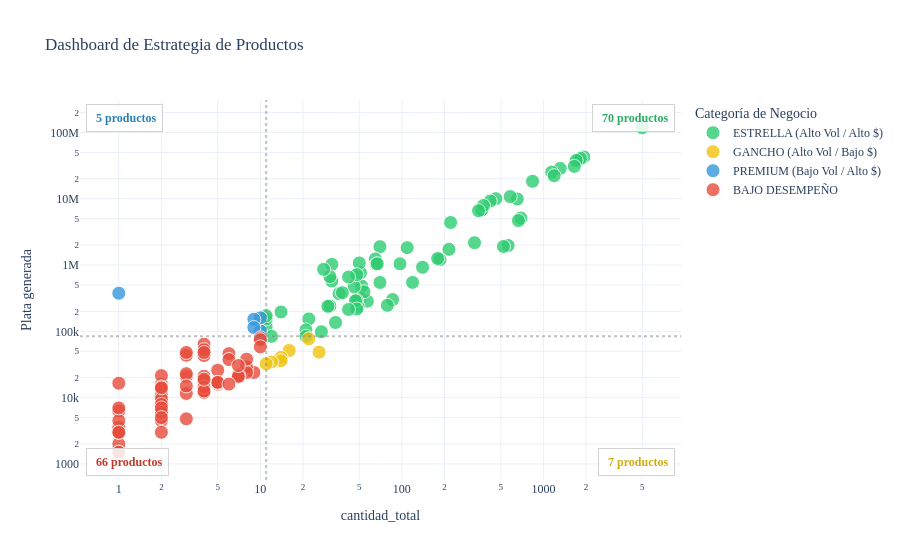

Source (notebook cell):
### Code cell
# Definimos los puntos de corte
corte_x = info_productos["cantidad_total"].median()
corte_y = info_productos["Plata generada"].median()

# Función para asignar el color/categoría
def clasificar(row):
    if row["cantidad_total"] >= corte_x and row["Plata generada"] >= corte_y:
        return "ESTRELLA (Alto Vol / Alto $)"
    elif row["cantidad_total"] < corte_x and row["Plata generada"] >= corte_y:
        return "PREMIUM (Bajo Vol / Alto $)"
    elif row["cantidad_total"] >= corte_x and row["Plata generada"] < corte_y:
        return "GANCHO (Alto Vol / Bajo $)"
    else:
        return "BAJO DESEMPEÑO"

# Aplicamos la lógica al DataFrame
info_productos["Categoria_Matriz"] = info_productos.apply(clasificar, axis=1)

# ── Conteo por cuadrante ──────────────────────────────────────────────────────
conteos = info_productos["Categoria_Matriz"].value_counts()
n_estrella = conteos.get("ESTRELLA (Alto Vol / Alto $)", 0)
n_premium  = conteos.get("PREMIUM (Bajo Vol / Alto $)", 0)
n_gancho   = conteos.get("GANCHO (Alto Vol / Bajo $)", 0)
n_bajo     = conteos.get("BAJO DESEMPEÑO", 0)

import plotly.express as px

fig = px.scatter(
    info_productos.reset_index(), 
    x="cantidad_total", 
    y="Plata generada",
    color="Categoria_Matriz",
    color_discrete_map={
        "ESTRELLA (Alto Vol / Alto $)": "#2ecc71",
        "PREMIUM (Bajo Vol / Alto $)": "#3498db",
        "GANCHO (Alto Vol / Bajo $)": "#f1c40f",
        "BAJO DESEMPEÑO": "#e74c3c"
    },
    hover_name="Nombre",
    log_x=True, 
    log_y=True,
    hover_data=["precio_promedio", "transacciones"],
    title="Dashboard de Estrategia de Productos",
    template="plotly_white"
)

fig.update_traces(marker=dict(size=14, opacity=0.8, line=dict(width=1, color='white')))
fig.add_vline(x=corte_x, line_dash="dot", line_color="gray", opacity=0.5)
fig.add_hline(y=corte_y, line_dash="dot", line_color="gray", opacity=0.5)

# ── Anotaciones en las 4 esquinas ─────────────────────────────────────────────
anotaciones = [
    dict(x=0.99, y=0.99, text=f"<b> {n_estrella} productos</b>",
         font=dict(color="#27ae60", size=12),
         xanchor="right", yanchor="top"),
    dict(x=0.01, y=0.99, text=f"<b> {n_premium} productos</b>",
         font=dict(color="#2980b9", size=12),
         xanchor="left", yanchor="top"),
    dict(x=0.99, y=0.01, text=f"<b> {n_gancho} productos</b>",
         font=dict(color="#d4ac0d", size=12),
         xanchor="right", yanchor="bottom"),
    dict(x=0.01, y=0.01, text=f"<b> {n_bajo} productos</b>",
         font=dict(color="#c0392b", size=12),
         xanchor="left", yanchor="bottom"),
]

for a in anotaciones:
    fig.add_annotation(
        x=a["x"], y=a["y"],
        text=a["text"],
        showarrow=False,
        font=a["font"],
        xref="paper", yref="paper",
        bgcolor="rgba(255,255,255,0.85)",
        bordercolor="lightgray",
        borderwidth=1,
        borderpad=6,
        xanchor=a["xanchor"],
        yanchor=a["yanchor"],
    )

fig.update_layout(
    legend_title_text='Categoría de Negocio',
    font=dict(family="Verdana", size=12)
)

fig.show()

### Figure 1 — Plotly figure (JSON) as saved in the notebook; plotly's stock layout.template omitted (floating-point values rounded to 4 significant figures; data arrays with more than 128 entries replaced by an {"elided": "..."} marker saying what was removed)
{"data": [{"customdata": {"elided": "70x2 float values"}, "hovertemplate": "<b>%{hovertext}</b><br><br>Categoria_Matriz=ESTRELLA (Alto Vol / Alto $)<br>cantidad_total=%{x}<br>Plata generada=%{y}<br>precio_promedio=%{customdata[0]}<br>transacciones=%{customdata[1]}<extra></extra>", "hovertext": ["Arma tu plato", "Bowl pollo tostada", "Bowl pasta buona", "Ensalada chefsito", "Bowl lomo alto", "Sándwich romano", "Bowl colombianito", "Ensalada pollo miel mostaza", "Sándwich criollo", "Ensalada pollo pesto", "Sándwich o pockets", "Hatsu amarillo", "Hatsu azul", "Sándwich felix carne", "Agua con gas cristal", "Ensalada italianísima", "Agua sin gas cristal", "Ensalada kale cesar", "Sándwich becha", "Sándwich felix pollo", "Pavoneta", "Mexi", "Soda lucy pink", "Sopa de tomate", "Parfait frutos rojos", "Soda hatsu verde lata", "Hatsu lila 400 ml", "Soda hatsu rosada lata", "Americano", "Wake up & go", "Bagels", "Pollo", "Toscana", "Rustico", "Green heaven", "Bananabread tradicional chips", "Agua sin gas", "Waffle de yuca", "Parfait vivir", "Berry bliss pancakes", "Hatsu blanco", "Milo", "Ensalada master", "Parfait frutos amarillos", "Smoothie pink power", "Pastel de pollo", "Latte", "Pancakes choco-banana delight", "Capuchino", "Palito de queso", "Parfait frutos amarillo", "Napoli", "Huevos", "Tropical boost", "Carne desmechada", "Sándwich verde", "Combo sopa de tomate", "Ensalada ligera", "Aguacate", "Bananabread tradicional frutos", "Galletas chips de chocolate", "Sopa de tomate combo", "Hatsu negro", "Chocolate caliente", "Shot de naranja", "Barras smuh", "Smoothie chocolate dream", "Hatsu fucsia", "Cholas", "Acai"], "legendgroup": "ESTRELLA (Alto Vol / Alto $)", "marker": {"color": "#2ecc71", "line": {"color": "white", "width": 1}, "opacity": 0.8, "size": 14, "symbol": "circle"}, "mode": "markers", "name": "ESTRELLA (Alto Vol / Alto $)", "orientation": "v", "showlegend": true, "type": "scatter", "x": [4989.0, 1930.0, 1788.0, 1833.0, 1705.0, 1654.0, 1315.0, 1145.0, 1192.0, 838.0, 654.0, 693.0, 666.0, 583.0, 563.0, 461.0, 522.0, 421.0, 368.0, 367.0, 377.0, 348.0, 326.0, 221.0, 215.0, 186.0, 179.0, 140.0, 119.0, 97.0, 109.0, 86.0, 70.0, 65.0, 66.0, 70.0, 79.0, 67.0, 52.0, 51.0, 51.0, 57.0, 50.0, 54.0, 46.0, 49.0, 48.0, 48.0, 47.0, 48.0, 36.0, 42.0, 42.0, 38.0, 34.0, 32.0, 32.0, 31.0, 27.0, 31.0, 30.0, 28.0, 22.0, 21.0, 21.0, 14.0, 11.0, 12.0, 11.0, 11.0], "xaxis": "x", "y": [117900000.0, 42810000.0, 39240000.0, 40710000.0, 37870000.0, 30790000.0, 28700000.0, 25250000.0, 22310000.0, 18350000.0, 9927000.0, 5128000.0, 4689000.0, 10780000.0, 1974000.0, 10040000.0, 1908000.0, 9232000.0, 6839000.0, 6815000.0, 7908000.0, 6613000.0, 2173000.0, 4388000.0, 1725000.0, 1209000.0, 1256000.0, 924800.0, 547200.0, 1044000.0, 1830000.0, 301500.0, 1896000.0, 1238000.0, 1030000.0, 546300.0, 246500.0, 1046000.0, 483000.0, 765000.0, 316000.0, 285000.0, 1076000.0, 395000.0, 470500.0, 238000.0, 291000.0, 715700.0, 289500.0, 217000.0, 370000.0, 660000.0, 214000.0, 383000.0, 136000.0, 574700.0, 1024000.0, 668500.0, 98500.0, 240900.0, 238500.0, 861600.0, 154000.0, 105000.0, 84000.0, 196000.0, 116000.0, 84000.0, 154000.0, 172000.0], "yaxis": "y"}, {"customdata": [[1867.0, 25.0], [3500.0, 19.0], [3219.0, 16.0], [2893.0, 13.0], [2571.0, 13.0], [2875.0, 11.0], [2955.0, 10.0]], "hovertemplate": "<b>%{hovertext}</b><br><br>Categoria_Matriz=GANCHO (Alto Vol / Bajo $)<br>cantidad_total=%{x}<br>Plata generada=%{y}<br>precio_promedio=%{customdata[0]}<br>transacciones=%{customdata[1]}<extra></extra>", "hovertext": ["Vinagreta pesto", "Hatsu caja", "Plátano maduro", "Cebolla caramelizada", "Adición leche de almendras", "Galletas parmesano", "Camote"], "legendgroup": "GANCHO (Alto Vol / Bajo $)", "marker": {"color": "#f1c40f", "line": {"color": "white", "width": 1}, "opacity": 0.8, "size": 14, "symbol": "circle"}, "mode": "markers", "name": "GANCHO (Alto Vol / Bajo $)", "orientation": "v", "showlegend": true, "type": "scatter", "x": [26.0, 22.0, 16.0, 14.0, 14.0, 12.0, 11.0], "xaxis": "x", "y": [48550.0, 77000.0, 51500.0, 40500.0, 36000.0, 34500.0, 32500.0], "yaxis": "y"}, {"customdata": [[10200.0, 10.0], [16000.0, 10.0], [16890.0, 9.0], [12670.0, 9.0], [376000.0, 1.0]], "hovertemplate": "<b>%{hovertext}</b><br><br>Categoria_Matriz=PREMIUM (Bajo Vol / Alto $)<br>cantidad_total=%{x}<br>Plata generada=%{y}<br>precio_promedio=%{customdata[0]}<br>transacciones=%{customdata[1]}<extra></extra>", "hovertext": ["Nutty banana bliss", "Classic charm", "Sándwich indio", "Pancakes frutos rojos", "Mensualidades"], "legendgroup": "PREMIUM (Bajo Vol / Alto $)", "marker": {"color": "#3498db", "line": {"color": "white", "width": 1}, "opacity": 0.8, "size": 14, "symbol": "circle"}, "mode": "markers", "name": "PREMIUM (Bajo Vol / Alto $)", "orientation": "v", "showlegend": true, "type": "scatter", "x": [10.0, 10.0, 9.0, 9.0, 1.0], "xaxis": "x", "y": [102000.0, 160000.0, 152000.0, 114000.0, 376000.0], "yaxis": "y"}, {"customdata": {"elided": "66x2 float values"}, "hovertemplate": "<b>%{hovertext}</b><br><br>Categoria_Matriz=BAJO DESEMPEÑO<br>cantidad_total=%{x}<br>Plata generada=%{y}<br>precio_promedio=%{customdata[0]}<br>transacciones=%{customdata[1]}<extra></extra>", "hovertext": ["Jugo verde", "Smoothie fresa banano", "Champiñones", "Queso mozarella", "Tomate cherry", "Jamón de pavo", "Leche de almendras", "Frijol negro", "Coca cola zero", "Brócoli", "Smoothie reactívate con vivo", "Soda hatsu rosada", "Nachos", "Carne pecho", "Pasta fusili", "Tocineta", "Arroz", "Queso campesino", "Berry bliss", "Pancakes chocolate", "Coca cola", "Tostadas francesas fit", "Aromática", "Pastel de carne", "Hatsu en caja", "Adición leche de coco", "Tostadas francesas clasica", "Smoothie se vivo", "Sweet crave pancakes", "Falafel", "Sriracha mayo", "Quinoa", "Pastel ranchero", "Vinagreta miel mostaza", "Choco-banana delight", "Crutones (pan tajado", "Espresso", "Tomate chonto", "Torta de zanahoria y nueces", "Vinagreta cesar", "Agua hatsu botella", "Bananabread almond", "Soda hatsu amarilla lata", "Estacion de cafe sencilla 20 cafes y 10 aromaticas", "Quiche de pollo", "Pastel criollo", "Mini banana bread", "Peanut butter", "Palito de jamon", "Lechuga romana", "Miel", "Hatsu verde", "Queso parmesano", "Leche de coco", "Queso loncha", "Bagel con huevo", "Salsa napolitana", "Maíz dulce", "Smoothie banano nuez", "Pastel hawaiano", "Hatsu rojo", "Parmesano", "Mozzarella", "Vinagreta vivo", "Palito de bocadillo", "Maní"], "legendgroup": "BAJO DESEMPEÑO", "marker": {"color": "#e74c3c", "line": {"color": "white", "width": 1}, "opacity": 0.8, "size": 14, "symbol": "circle"}, "mode": "markers", "name": "BAJO DESEMPEÑO", "orientation": "v", "showlegend": true, "type": "scatter", "x": [10.0, 10.0, 9.0, 8.0, 8.0, 8.0, 7.0, 7.0, 10.0, 7.0, 6.0, 6.0, 5.0, 5.0, 5.0, 5.0, 5.0, 4.0, 4.0, 4.0, 4.0, 4.0, 4.0, 4.0, 4.0, 6.0, 4.0, 3.0, 3.0, 3.0, 3.0, 4.0, 4.0, 3.0, 3.0, 2.0, 7.0, 2.0, 2.0, 2.0, 2.0, 2.0, 2.0, 2.0, 2.0, 2.0, 2.0, 2.0, 2.0, 2.0, 2.0, 2.0, 1.0, 1.0, 2.0, 1.0, 1.0, 1.0, 1.0, 1.0, 1.0, 1.0, 1.0, 1.0, 3.0, 2.0], "xaxis": "x", "y": [80000.0, 74900.0, 24000.0, 29000.0, 24000.0, 38000.0, 22000.0, 20500.0, 58320.0, 21000.0, 46100.0, 37500.0, 15930.0, 25850.0, 16710.0, 17000.0, 17000.0, 12500.0, 64000.0, 43200.0, 21000.0, 52900.0, 12000.0, 18000.0, 14500.0, 16000.0, 48000.0, 21000.0, 43500.0, 11550.0, 4785.0, 12600.0, 19000.0, 22990.0, 48000.0, 7140.0, 30500.0, 6000.0, 15900.0, 4500.0, 13000.0, 21500.0, 13600.0, 7860.0, 10800.0, 9500.0, 14500.0, 5800.0, 7900.0, 6000.0, 3000.0, 14000.0, 3000.0, 2000.0, 7000.0, 16500.0, 1500.0, 3570.0, 6300.0, 4500.0, 7000.0, 3000.0, 3000.0, 1500.0, 15000.0, 5000.0], "yaxis": "y"}], "layout": {"annotations": [{"bgcolor": "rgba(255,255,255,0.85)", "bordercolor": "lightgray", "borderpad": 6, "borderwidth": 1, "font": {"color": "#27ae60", "size": 12}, "showarrow": false, "text": "<b> 70 productos</b>", "x": 0.99, "xanchor": "right", "xref": "paper", "y": 0.99, "yanchor": "top", "yref": "paper"}, {"bgcolor": "rgba(255,255,255,0.85)", "bordercolor": "lightgray", "borderpad": 6, "borderwidth": 1, "font": {"color": "#2980b9", "size": 12}, "showarrow": false, "text": "<b> 5 productos</b>", "x": 0.01, "xanchor": "left", "xref": "paper", "y": 0.99, "yanchor": "top", "yref": "paper"}, {"bgcolor": "rgba(255,255,255,0.85)", "bordercolor": "lightgray", "borderpad": 6, "borderwidth": 1, "font": {"color": "#d4ac0d", "size": 12}, "showarrow": false, "text": "<b> 7 productos</b>", "x": 0.99, "xanchor": "right", "xref": "paper", "y": 0.01, "yanchor": "bottom", "yref": "paper"}, {"bgcolor": "rgba(255,255,255,0.85)", "bordercolor": "lightgray", "borderpad": 6, "borderwidth": 1, "font": {"color": "#c0392b", "size": 12}, "showarrow": false, "text": "<b> 66 productos</b>", "x": 0.01, "xanchor": "left", "xref": "paper", "y": 0.01, "yanchor": "bottom", "yref": "paper"}], "font": {"family": "Verdana", "size": 12}, "legend": {"title": {"text": "Categoría de Negocio"}, "tracegroupgap": 0}, "shapes": [{"line": {"color": "gray", "dash": "dot"}, "opacity": 0.5, "type": "line", "x0": 11, "x1": 11, "xref": "x", "y0": 0, "y1": 1, "yref": "y domain"}, {"line": {"color": "gray", "dash": "dot"}, "opacity": 0.5, "type": "line", "x0": 0, "x1": 1, "xref": "x domain", "y0": 84000, "y1": 84000, "yref": "y"}], "title": {"text": "Dashboard de Estrategia de Productos"}, "xaxis": {"anchor": "y", "domain": [0, 1], "title": {"text": "cantidad_total"}, "type": "log"}, "yaxis": {"anchor": "x", "domain": [0, 1], "title": {"text": "Plata generada"}, "type": "log"}}}
